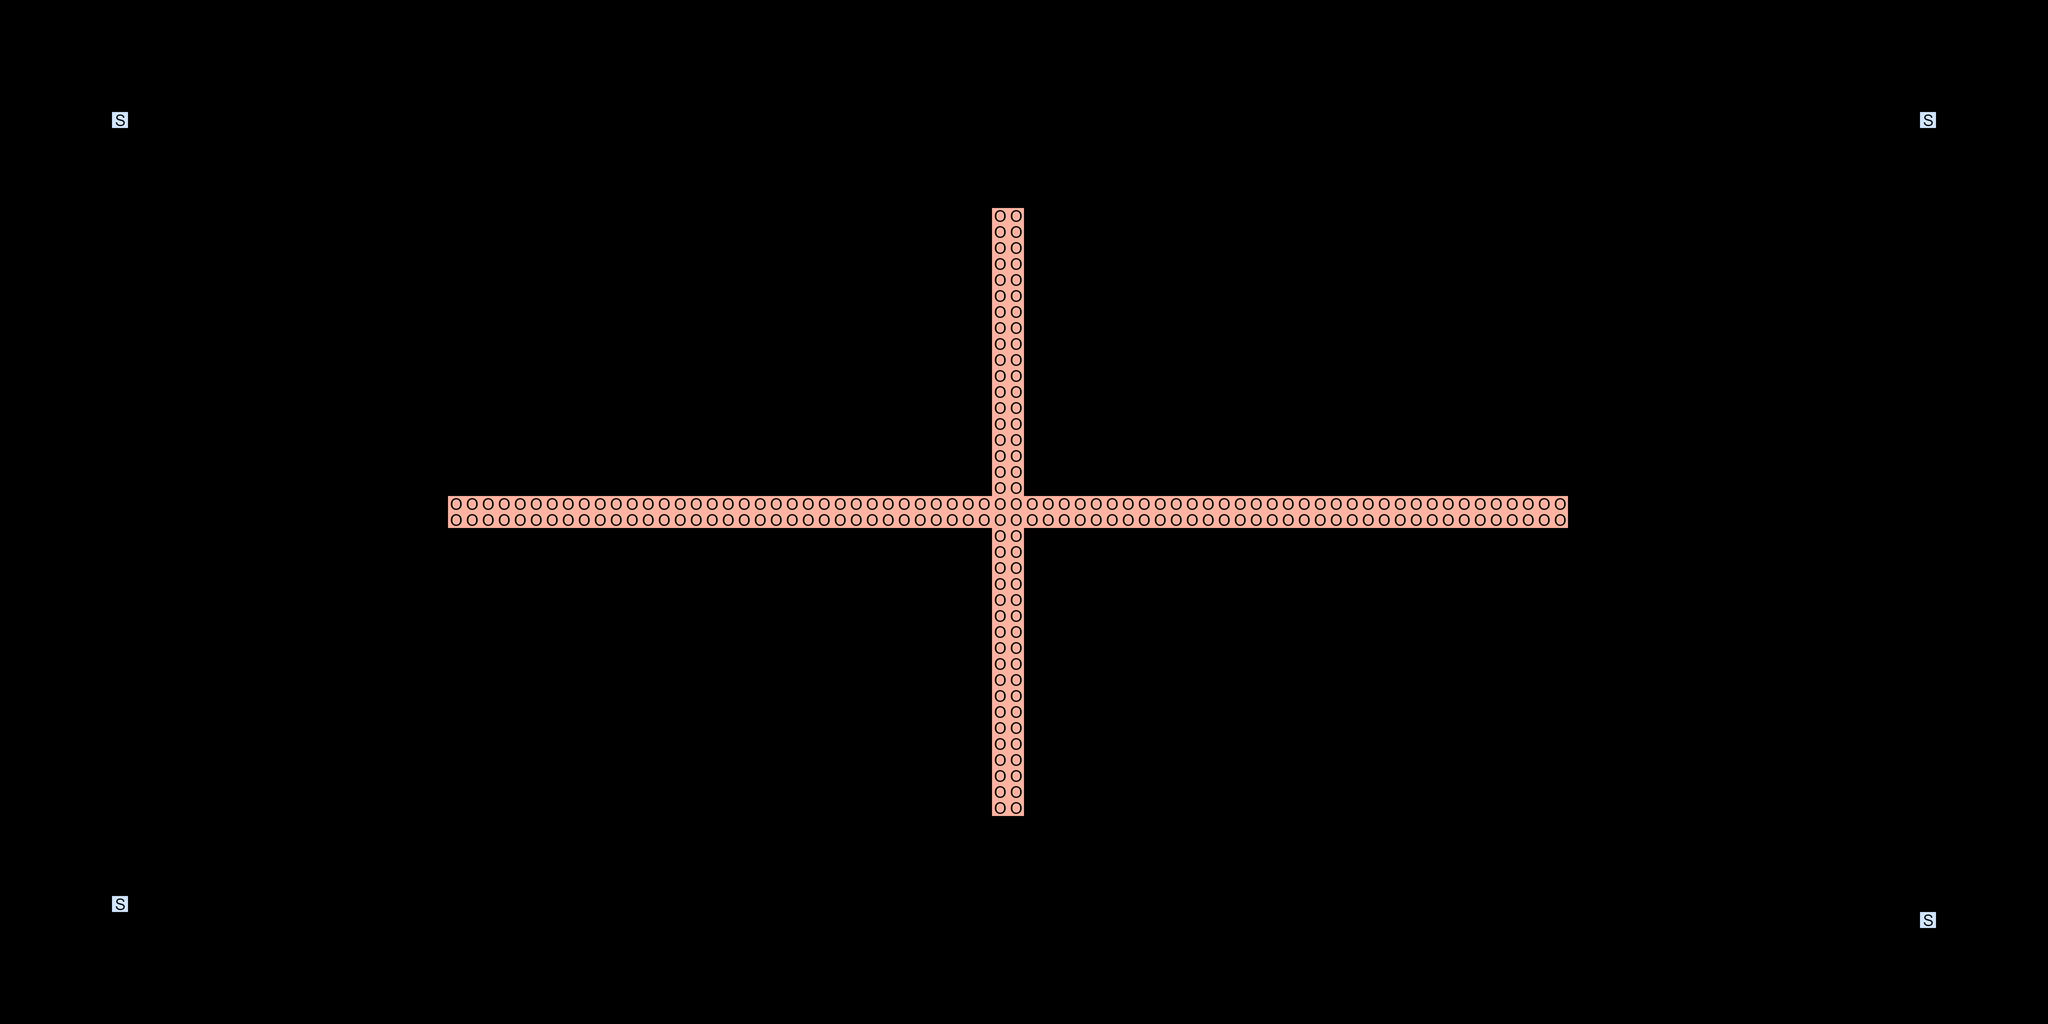

This game map was drawn from its Tiled (.tmx) file and the tilesets committed beside it. A one-line description and the trimmed map source follow:
An orthogonal 128x64 tile map with 64x64 px tiles, 1 tile layer (Tile Layer 1).

<map version="1.0" orientation="orthogonal" renderorder="right-down" width="128" height="64" tilewidth="64" tileheight="64" nextobjectid="3">
 <tileset firstgid="1" name="Tiles" tilewidth="64" tileheight="64" tilecount="2" columns="0">
  <tile id="0">
   <image width="64" height="64" source="Tiles/OutOfBounds.png" />
  </tile>
  <tile id="1">
   <image width="64" height="64" source="Tiles/Spawn.png" />
  </tile>
 </tileset>
 <layer name="Tile Layer 1" width="128" height="64">
  <data>[8192 cells, 216 non-empty, 2 distinct tile ids]</data>
 </layer>
</map>
